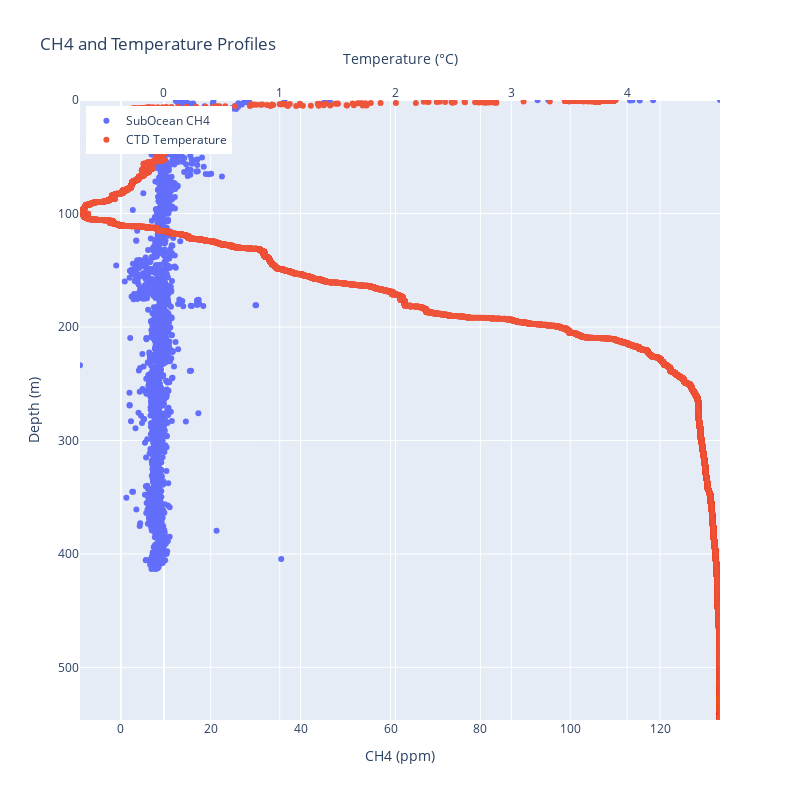

The notebook cell saved with this chart:
### Code cell
import plotly.graph_objects as go
from plotly.subplots import make_subplots

# Create figure with two x-axes
fig = make_subplots(
    specs=[[{"secondary_y": False}]]
)

var1 = "_CH4_dissolved_with_constant_dry_gas_flow_ppm_"
var2 = "temperature_seabird"

depth_min = min(subocean_ds.Depth_meter_.min(), ctd_ds.depth_seabird.min())
depth_max = max(subocean_ds.Depth_meter_.max(), ctd_ds.depth_seabird.max())

ch4_min = subocean_ds[var1].min()
ch4_max = subocean_ds[var1].max()
temp_min = ctd_ds[var2].min()
temp_max = ctd_ds[var2].max()

# Add SubOcean CH4 trace
fig.add_trace(
    go.Scatter(
        x=subocean_ds[var1],
        y=subocean_ds.Depth_meter_,
        name="SubOcean CH4",
        mode='markers',
        hovertemplate="CH4: %{x:.2f} ppm<br>Depth: %{y:.1f}m<extra></extra>"
    ),
)

# Add CTD temperature trace — use a separate x-axis
fig.add_trace(
    go.Scatter(
        x=ctd_ds[var2],
        y=ctd_ds.depth_seabird,
        name="CTD Temperature",
        mode='markers',
        hovertemplate="Temp: %{x:.2f}°C<br>Depth: %{y:.1f}m<extra></extra>",
        xaxis='x2',  # Second x-axis
    ),
)

# Update layout
fig.update_layout(
    title="CH4 and Temperature Profiles",
    height=800,
    width=800,
    showlegend=True,
    legend=dict(
        yanchor="top",
        y=0.99,
        xanchor="left",
        x=0.01
    ),
    xaxis=dict(
        title="CH4 (ppm)",
        side="bottom",
        range=[ch4_min, ch4_max]
    ),
    xaxis2=dict(
        title="Temperature (°C)",
        side="top",
        range=[temp_min, temp_max],
        overlaying="x",  # Overlay the axes on the same plot area
        anchor='y'  # Anchor to the same y-axis
    ),
    yaxis=dict(
        title="Depth (m)",
        range=[depth_max, depth_min]
    )
)

fig.show()

### Figure 1 — Plotly figure (JSON) as saved in the notebook; plotly's stock layout.template omitted (floating-point values rounded to 4 significant figures; data arrays with more than 128 entries replaced by an {"elided": "..."} marker saying what was removed)
{"data": [{"hovertemplate": "CH4: %{x:.2f} ppm<br>Depth: %{y:.1f}m<extra></extra>", "mode": "markers", "name": "SubOcean CH4", "type": "scatter", "x": {"elided": "2289 float values"}, "y": {"elided": "2289 float values"}}, {"hovertemplate": "Temp: %{x:.2f}°C<br>Depth: %{y:.1f}m<extra></extra>", "mode": "markers", "name": "CTD Temperature", "type": "scatter", "x": {"elided": "31355 float values"}, "xaxis": "x2", "y": {"elided": "31355 float values"}}], "layout": {"height": 800, "legend": {"x": 0.01, "xanchor": "left", "y": 0.99, "yanchor": "top"}, "showlegend": true, "title": {"text": "CH4 and Temperature Profiles"}, "width": 800, "xaxis": {"anchor": "y", "domain": [0, 1], "range": [-9.093, 133.3], "side": "bottom", "title": {"text": "CH4 (ppm)"}}, "xaxis2": {"anchor": "y", "overlaying": "x", "range": [-0.725, 4.802], "side": "top", "title": {"text": "Temperature (°C)"}}, "yaxis": {"anchor": "x", "domain": [0, 1], "range": [546.3, 0], "title": {"text": "Depth (m)"}}}}
